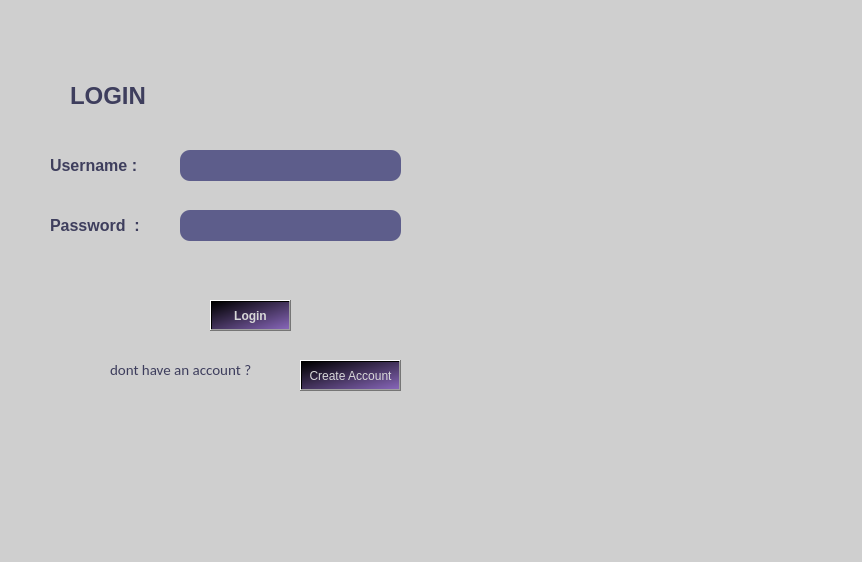
<?xml version="1.0" encoding="UTF-8"?>
<ui version="4.0">
 <class>Dialog</class>
 <widget class="QDialog" name="Dialog">
  <property name="geometry">
   <rect>
    <x>0</x>
    <y>0</y>
    <width>862</width>
    <height>562</height>
   </rect>
  </property>
  <property name="windowTitle">
   <string>Dialog</string>
  </property>
  <property name="styleSheet">
   <string notr="true">background-color: rgb(207, 207, 207);</string>
  </property>
  <widget class="QLineEdit" name="password">
   <property name="geometry">
    <rect>
     <x>180</x>
     <y>210</y>
     <width>221</width>
     <height>31</height>
    </rect>
   </property>
   <property name="font">
    <font>
     <family>Calibri</family>
     <pointsize>12</pointsize>
     <weight>50</weight>
     <bold>false</bold>
    </font>
   </property>
   <property name="styleSheet">
    <string notr="true">background-color: rgb(93,93,139);
border-radius:10px;</string>
   </property>
  </widget>
  <widget class="QPushButton" name="button">
   <property name="geometry">
    <rect>
     <x>210</x>
     <y>300</y>
     <width>81</width>
     <height>31</height>
    </rect>
   </property>
   <property name="font">
    <font>
     <pointsize>9</pointsize>
     <weight>75</weight>
     <bold>true</bold>
    </font>
   </property>
   <property name="styleSheet">
    <string notr="true">background-color: qlineargradient(spread:pad, x1:0.011, y1:0, x2:1, y2:1, stop:0 rgba(0, 0, 0, 255), stop:1 rgba(135, 102, 185, 255));
color: rgb(216, 216, 216)</string>
   </property>
   <property name="text">
    <string>Login</string>
   </property>
  </widget>
  <widget class="QLineEdit" name="username">
   <property name="geometry">
    <rect>
     <x>180</x>
     <y>150</y>
     <width>221</width>
     <height>31</height>
    </rect>
   </property>
   <property name="font">
    <font>
     <family>Calibri</family>
     <pointsize>12</pointsize>
     <weight>50</weight>
     <bold>false</bold>
    </font>
   </property>
   <property name="styleSheet">
    <string notr="true">background-color: rgb(93,93,139);
border-radius:10px;</string>
   </property>
  </widget>
  <widget class="QLabel" name="dhaa">
   <property name="geometry">
    <rect>
     <x>110</x>
     <y>360</y>
     <width>181</width>
     <height>20</height>
    </rect>
   </property>
   <property name="font">
    <font>
     <family>Calibri</family>
     <pointsize>11</pointsize>
    </font>
   </property>
   <property name="styleSheet">
    <string notr="true">color: rgb(62, 62, 93);</string>
   </property>
   <property name="text">
    <string>dont have an account ?</string>
   </property>
  </widget>
  <widget class="QPushButton" name="create">
   <property name="geometry">
    <rect>
     <x>300</x>
     <y>360</y>
     <width>101</width>
     <height>31</height>
    </rect>
   </property>
   <property name="styleSheet">
    <string notr="true">background-color: qlineargradient(spread:pad, x1:0.011, y1:0, x2:1, y2:1, stop:0 rgba(0, 0, 0, 255), stop:1 rgba(135, 102, 185, 255));
color: rgb(216, 216, 216)</string>
   </property>
   <property name="text">
    <string>Create Account</string>
   </property>
  </widget>
  <widget class="QLabel" name="LOGIN">
   <property name="geometry">
    <rect>
     <x>70</x>
     <y>80</y>
     <width>131</width>
     <height>31</height>
    </rect>
   </property>
   <property name="font">
    <font>
     <family>Segoe UI</family>
     <pointsize>18</pointsize>
     <weight>75</weight>
     <bold>true</bold>
    </font>
   </property>
   <property name="styleSheet">
    <string notr="true">color: rgb(62, 62, 93);</string>
   </property>
   <property name="text">
    <string>LOGIN</string>
   </property>
  </widget>
  <widget class="QLabel" name="Username">
   <property name="geometry">
    <rect>
     <x>50</x>
     <y>150</y>
     <width>111</width>
     <height>31</height>
    </rect>
   </property>
   <property name="font">
    <font>
     <family>Segoe UI</family>
     <pointsize>12</pointsize>
     <weight>75</weight>
     <bold>true</bold>
    </font>
   </property>
   <property name="styleSheet">
    <string notr="true">color: rgb(62, 62, 93);</string>
   </property>
   <property name="text">
    <string>Username :</string>
   </property>
  </widget>
  <widget class="QLabel" name="Password">
   <property name="geometry">
    <rect>
     <x>50</x>
     <y>210</y>
     <width>111</width>
     <height>31</height>
    </rect>
   </property>
   <property name="font">
    <font>
     <family>Segoe UI</family>
     <pointsize>12</pointsize>
     <weight>75</weight>
     <bold>true</bold>
    </font>
   </property>
   <property name="styleSheet">
    <string notr="true">color: rgb(62, 62, 93);</string>
   </property>
   <property name="text">
    <string>Password  :</string>
   </property>
  </widget>
  <widget class="QLabel" name="label">
   <property name="geometry">
    <rect>
     <x>410</x>
     <y>2</y>
     <width>421</width>
     <height>561</height>
    </rect>
   </property>
   <property name="styleSheet">
    <string notr="true">border-image: url(:/newPrefix/PLN4.jpg);</string>
   </property>
   <property name="text">
    <string/>
   </property>
  </widget>
 </widget>
 <resources>
  <include location="../../OneDrive/Pictures/Screenshots/planner.qrc"/>
 </resources>
 <connections/>
</ui>
